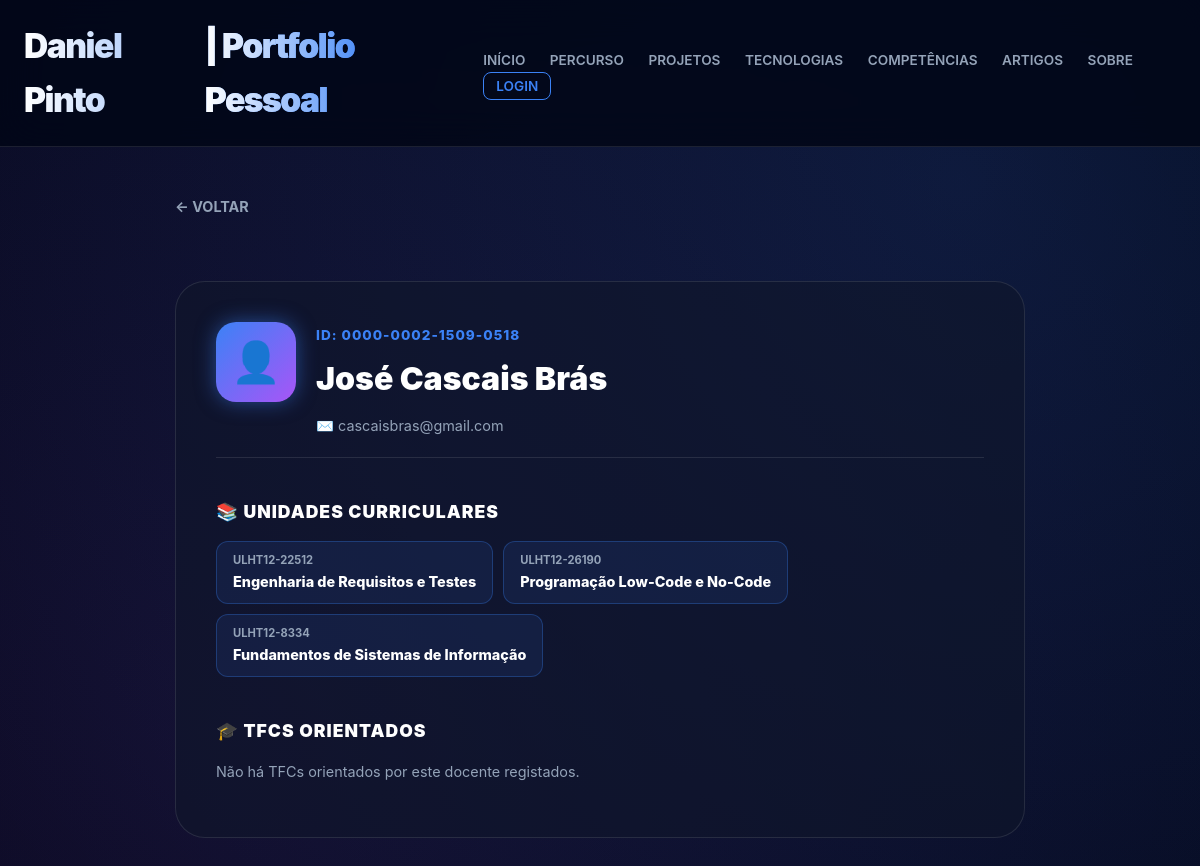
The app's page /portfolio/docente/0000-0002-1509-0518/ with its own data.
### portfolioPessoal/models.py (models this page shows, shortened)
class Docente(models.Model):
    idDocente = models.CharField(max_length=50, primary_key=True, verbose_name="Docente ID")
    nomeDocente = models.TextField(verbose_name="Nome do Docente")
    linkPerfilUniversidade = models.URLField(blank=True, null=True, verbose_name="Link do Perfil Universitário")
    email = models.EmailField(blank=True, null=True, verbose_name="E-mail")
    ucs_lecionadas = models.ManyToManyField('UnidadeCurricular', related_name='equipa_docente', blank=True, verbose_name="UCs Lecionadas")
    class Meta:
        verbose_name = "Docente"
        verbose_name_plural = "Docentes"

class UnidadeCurricular(models.Model):
    idUC = models.CharField(max_length=20, primary_key=True, verbose_name="Unidade Curricular ID")
    nomeUC = models.CharField(max_length=150, verbose_name="Nome da UC")
    ano = models.IntegerField(verbose_name="Ano Curricular")
    semestre = models.IntegerField(verbose_name="Semestre")
    creditosUC = models.IntegerField(verbose_name="Créditos (ECTS)")
    descricaoUC = models.TextField(null=True, blank=True, verbose_name="Descrição da UC")
    objetivos = models.TextField(null=True, blank=True, verbose_name="Objetivos")
    programa = models.TextField(null=True, blank=True, verbose_name="Programa")
    metodologia = models.TextField(null=True, blank=True, verbose_name="Metodologia")
    bibliografia = models.TextField(null=True, blank=True, verbose_name="Bibliografia")
    metodos_avaliacao = models.TextField(null=True, blank=True, verbose_name="Métodos de Avaliação")
    imagem = models.ImageField(upload_to='ucs/', blank=True, null=True, verbose_name="Imagem da UC")
    linkUC = models.URLField(blank=True, null=True, verbose_name="Link da UC")
    cursos = models.ManyToManyField(Licenciatura, related_name='unidades_curriculares', blank=True, verbose_name="Cursos")
    tecnologias = models.ManyToManyField(Tecnologia, related_name='ucs_onde_usada', blank=True, verbose_name="Tecnologias Envolvidas")
    competencias = models.ManyToManyField(Competencia, related_name='ucs_associadas', blank=True, verbose_name="Competências Adquiridas")
    class Meta:
        verbose_name = "Unidade Curricular"
        verbose_name_plural = "Unidades Curriculares"

### portfolioPessoal/views.py (the view)
# urls.py: path('docente/<str:id>/', views.detalhe_docente_view, name='detalhe_docente'),
def detalhe_docente_view(request, id):
    docente = get_object_or_404(
        Docente.objects.prefetch_related('ucs_lecionadas', 'tfcs_orientados'),
        idDocente=id
    )
    return render(request, 'portfoliopessoal/detalhe_docente.html', {'docente': docente})

### portfolioPessoal/context_processors.py (called while the page is built)
def gestor_context(request):
    is_gestor = (
        request.user.is_authenticated and
        request.user.groups.filter(name='gestor-portfolio').exists()
    )
    return {'is_gestor_global': is_gestor}

### portfolioPessoal/templates/portfoliopessoal/detalhe_docente.html (shortened to what this page needs)
{% extends 'portfoliopessoal/base.html' %}
{% block content %}
<div style="padding-top: 40px; animation: fadeInUp 0.8s ease-out forwards; max-width: 850px; margin: 0 auto;">
    <a href="javascript:history.back()" class="btn-back">← Voltar</a>
    <div class="glass-form-container" style="margin-top: 30px; padding: 40px; display: flex; flex-direction: column; gap: 20px;">
        <div style="border-bottom: 1px solid var(--border); padding-bottom: 20px; display: flex; align-items: flex-start; gap: 20px; flex-wrap: wrap;">
            <div style="width: 80px; height: 80px; border-radius: 20px; background: linear-gradient(135deg, var(--accent), var(--purple)); display: flex; align-items: center; justify-content: center; font-size: 2.5rem; box-shadow: 0 0 20px var(--accent-glow);">
                👤
            </div>
            <div style="flex: 1;">
                <span style="color: var(--accent); font-weight: 800; font-size: 0.85rem; text-transform: uppercase; letter-spacing: 1px;">ID: {{ docente.idDocente }}</span>
                <h2 style="margin: 5px 0 10px 0; font-size: 2rem; font-weight: 900; color: #ffffff;">{{ docente.nomeDocente }}</h2>
                <div style="display: flex; gap: 15px; flex-wrap: wrap;">
                    {% if docente.email %}
                    <a href="mailto:{{ docente.email }}" style="color: var(--text-muted); text-decoration: none; font-size: 0.9rem; display: flex; align-items: center; gap: 5px; transition: 0.2s;" onmouseover="this.style.color='var(--accent)'" onmouseout="this.style.color='var(--text-muted)'">
                        ✉️ {{ docente.email }}
                    </a>
                    {% endif %}
                </div>
            </div>
        </div>
        <div>
            <h4 style="color: #ffffff; font-size: 1.1rem; font-weight: 900; margin: 20px 0 15px 0; text-transform: uppercase; letter-spacing: 1px;">📚 Unidades Curriculares</h4>
            {% if docente.ucs_lecionadas.all %}
            <div style="display: flex; flex-wrap: wrap; gap: 10px;">
                {% for uc in docente.ucs_lecionadas.all %}
                <div style="background: rgba(59, 130, 246, 0.1); border: 1px solid rgba(59, 130, 246, 0.3); padding: 10px 16px; border-radius: 12px; display: flex; flex-direction: column;">
                    <span style="color: var(--text-muted); font-size: 0.7rem; font-weight: 700;">{{ uc.idUC }}</span>
                    <span style="color: #ffffff; font-size: 0.9rem; font-weight: 800;">{{ uc.nomeUC }}</span>
                </div>
                {% endfor %}
            </div>
            {% else %}
            <p style="color: var(--text-muted); font-size: 0.9rem;">Não há UCs associadas a este docente.</p>
            {% endif %}
        </div>
        <div>
            <h4 style="color: #ffffff; font-size: 1.1rem; font-weight: 900; margin: 20px 0 15px 0; text-transform: uppercase; letter-spacing: 1px;">🎓 TFCs Orientados</h4>
            {% if docente.tfcs_orientados.all %}
            <div style="display: flex; flex-wrap: wrap; gap: 10px;">
                {% for tfc in docente.tfcs_orientados.all %}
                <div style="background: rgba(168, 85, 247, 0.1); border: 1px solid rgba(168, 85, 247, 0.3); padding: 10px 16px; border-radius: 12px; display: flex; flex-direction: column;">
                    <span style="color: var(--text-muted); font-size: 0.7rem; font-weight: 700;">Ano: {{ tfc.anoRealizacao }}</span>
                    <span style="color: #ffffff; font-size: 0.9rem; font-weight: 800;">{{ tfc.tituloTFC }}</span>
                </div>
                {% endfor %}
            </div>
            {% else %}
            <p style="color: var(--text-muted); font-size: 0.9rem;">Não há TFCs orientados por este docente registados.</p>
            {% endif %}
        </div>
    </div>
</div>
{% endblock %}

### portfolioPessoal/static/style.css (style rules this page uses)
:root { --bg-deep: #020617; --bg-card: #0f172a; --bg-input: rgba(2, 6, 23, 0.6); --accent: #3b82f6; --accent-glow: rgba(59, 130, 246, 0.5); --purple: #a855f7; --purple-glow: rgba(168, 85, 247, 0.5); --text-main: #f8fafc; --text-muted: #94a3b8; --border: rgba(255, 255, 255, 0.1); }
body { font-family: 'Inter', sans-serif; background-color: var(--bg-deep); background-image: radial-gradient(circle at 80% 20%, rgba(59, 130, 246, 0.15), transparent), radial-gradient(circle at 20% 80%, rgba(168, 85, 247, 0.1), transparent); background-attachment: fixed; margin: 0; color: var(--text-main); overflow-x: hidden; line-height: 1.6; }
.btn-back { display: inline-flex; align-items: center; gap: 8px; color: var(--text-muted); text-decoration: none; font-size: 0.9rem; font-weight: 700; margin-bottom: 25px; transition: 0.3s; text-transform: uppercase; }
.glass-form-container { background: rgba(15, 23, 42, 0.6); backdrop-filter: blur(20px); border: 1px solid var(--border); border-radius: 30px; padding: 50px; max-width: 850px; margin: 0 auto 60px auto; }
html { scroll-behavior: smooth; }
.btn-back { position: relative; padding: 8px 0; }
.btn-back::before { content: ''; position: absolute; bottom: 0; left: 0; width: 0; height: 1px; background: var(--accent); transition: width 0.3s ease; }

### records on screen
Docente: idDocente "0000-0002-1509-0518", nomeDocente "José Cascais Brás", email "cascaisbras@gmail.com"
UnidadeCurricular: idUC "ULHT12-22512", nomeUC "Engenharia de Requisitos e Testes"
UnidadeCurricular: idUC "ULHT12-26190", nomeUC "Programação Low-Code e No-Code"
UnidadeCurricular: idUC "ULHT12-8334", nomeUC "Fundamentos de Sistemas de Informação"
